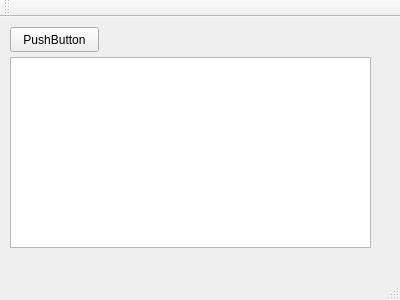
<?xml version="1.0" encoding="UTF-8"?>
<ui version="4.0">
 <class>MainWindow</class>
 <widget class="QMainWindow" name="MainWindow">
  <property name="geometry">
   <rect>
    <x>0</x>
    <y>0</y>
    <width>400</width>
    <height>300</height>
   </rect>
  </property>
  <property name="windowTitle">
   <string>MainWindow</string>
  </property>
  <widget class="QWidget" name="centralWidget">
   <widget class="QPushButton" name="pushButton">
    <property name="geometry">
     <rect>
      <x>10</x>
      <y>10</y>
      <width>89</width>
      <height>25</height>
     </rect>
    </property>
    <property name="text">
     <string>PushButton</string>
    </property>
   </widget>
   <widget class="QTextEdit" name="textEdit">
    <property name="geometry">
     <rect>
      <x>10</x>
      <y>40</y>
      <width>361</width>
      <height>191</height>
     </rect>
    </property>
   </widget>
  </widget>
  <widget class="QMenuBar" name="menuBar">
   <property name="geometry">
    <rect>
     <x>0</x>
     <y>0</y>
     <width>400</width>
     <height>22</height>
    </rect>
   </property>
  </widget>
  <widget class="QToolBar" name="mainToolBar">
   <attribute name="toolBarArea">
    <enum>TopToolBarArea</enum>
   </attribute>
   <attribute name="toolBarBreak">
    <bool>false</bool>
   </attribute>
  </widget>
  <widget class="QStatusBar" name="statusBar"/>
 </widget>
 <layoutdefault spacing="6" margin="11"/>
 <resources/>
 <connections/>
</ui>
